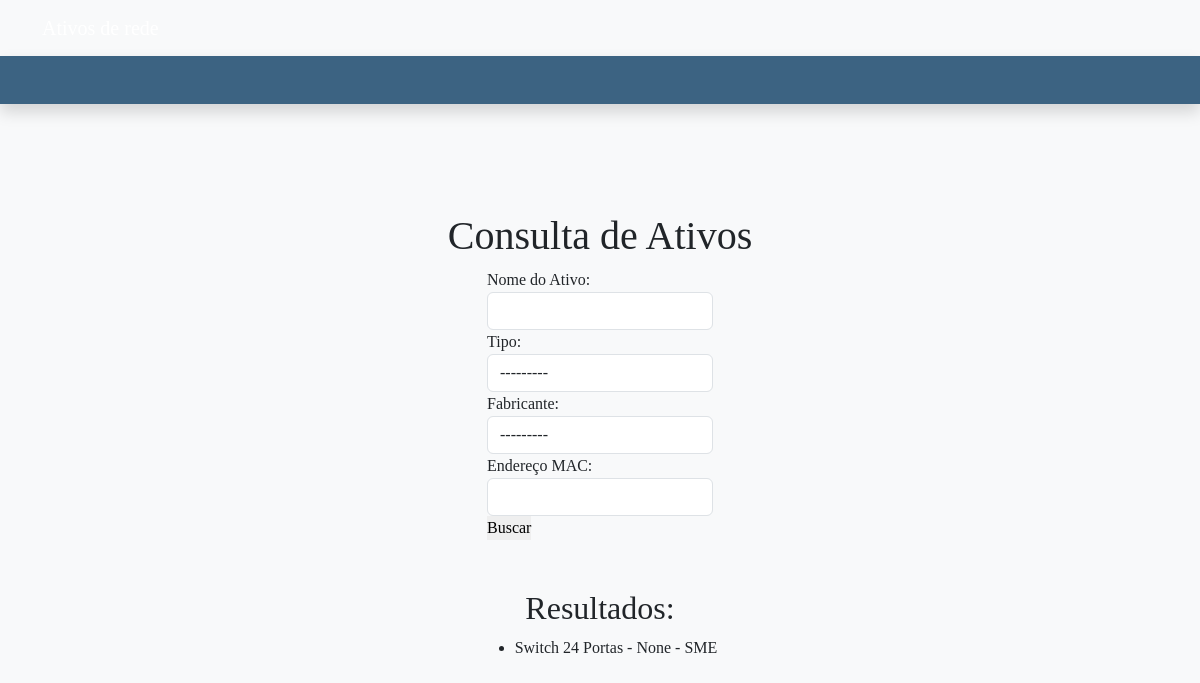
The app's page /consultas/, older data.
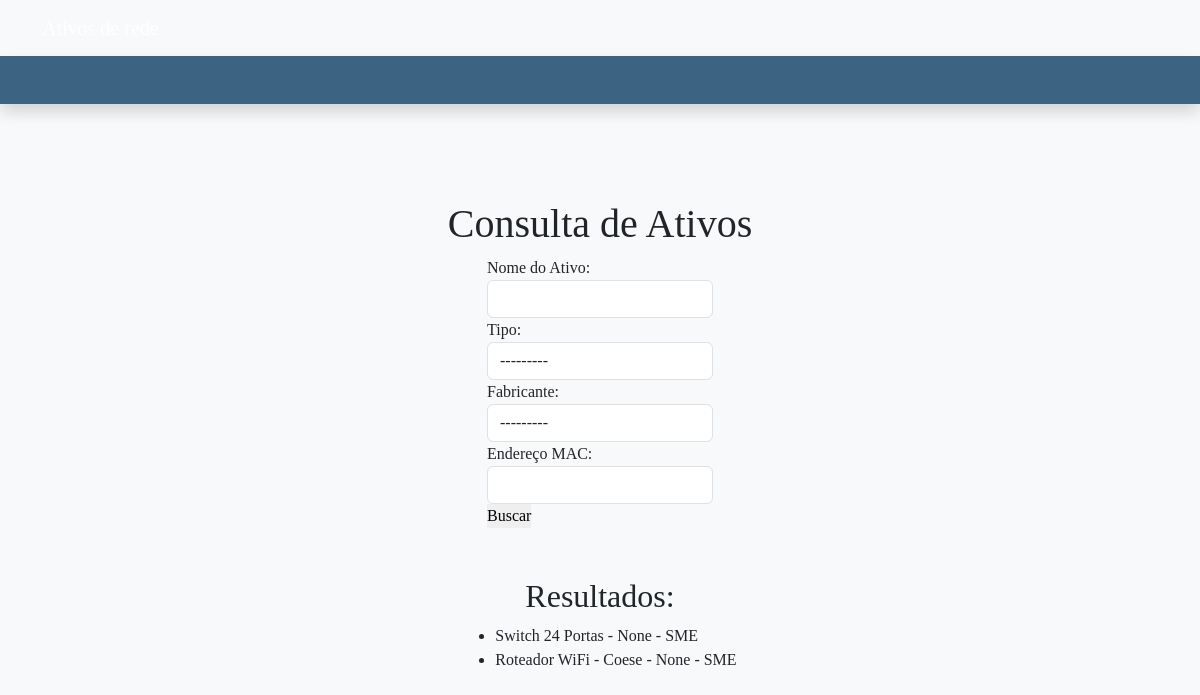
The same page, newer data.
### ativos/models.py (models this page shows, shortened)
class TipoAtivo(models.Model):
    nome = models.CharField(max_length=50)
    def __str__(self):
        return self.nome

class Fabricante(models.Model):
    nome = models.CharField(max_length=100)
    def __str__(self):
        return self.nome

class Ativo(models.Model):
    nome = models.CharField(max_length=100, blank=True)
    tipo = models.ForeignKey(TipoAtivo, on_delete=models.SET_NULL, null=True, blank=True)
    fabricante = models.ForeignKey(Fabricante, on_delete=models.SET_NULL, null=True, blank=True)
    modelo = models.ForeignKey(Modelo, on_delete=models.SET_NULL, null=True)
    unidade = models.ForeignKey(Unidade, on_delete=models.CASCADE, related_name="ativos")
    departamento = models.ForeignKey(Departamento, on_delete=models.SET_NULL, null=True)
    ip = models.GenericIPAddressField(blank=True, null=True)
    mac_address = models.CharField(max_length=17, blank=True, null=True)
    data_aquisicao = models.DateField(blank=True, null=True)
    observacoes = models.TextField(blank=True, null=True)

### core/models.py (models this page shows)
class Unidade(models.Model):
    nome = models.CharField(max_length=100)
    endereco = models.TextField(blank=True, null=True)
    def __str__(self):
        return self.nome

### consultas/views.py (the view)
# urls.py: path('consultas/', consultar_ativos, name='consulta')
def consultar_ativos(request):
    ativos = Ativo.objects.all()
    form = ConsultaForm()
    nome_id = request.GET.get('nome')
    unidade_id = request.GET.get('unidade')
    departamento_id = request.GET.get('departamento')
    tipo_id = request.GET.get('tipo')
    fabricante_id = request.GET.get('fabricante')
    ip = request.GET.get('ip')
    mac = request.GET.get('mac')
    if unidade_id:
        ativos = ativos.filter(unidade_id=unidade_id)
    if departamento_id:
        ativos = ativos.filter(departamento_id=departamento_id)
    if tipo_id:
        ativos = ativos.filter(tipo_id=tipo_id)
    if fabricante_id:
        ativos = ativos.filter(fabricante_id=fabricante_id)
    if ip:
        ativos = ativos.filter(ip=ip)
    if mac:
        ativos = ativos.filter(mac_address__icontains=mac)
    return render(request, 'consultas/consulta.html', {'ativos': ativos, 'form': form})

### consultas/forms.py
class ConsultaForm(forms.ModelForm):
    class Meta:
        model = Ativo
        fields = ['nome', 'tipo', 'fabricante', 'mac_address']
        labels = {
            'nome': 'Nome do Ativo:',
            'departamento': 'Departamento',
            'tipo': 'Tipo:',
            'fabricante': 'Fabricante:',
            'mac_address': 'Endereço MAC:',
        }
        widgets = {
            "nome": forms.TextInput(attrs={"class": "form-control"}),
            "tipo": forms.Select(attrs={"class": "form-control",}),
            "fabricante": forms.Select(attrs={"class": "form-control",}),
            "mac_address": forms.TextInput(attrs={"class": "form-control"}),
        }

### templates/consultas/consulta.html (shortened to what this page needs)
{% extends 'base.html' %}
{% block content %}
<h1>Consulta de Ativos</h1>
    <form method="GET">
        {{ form }}
        <button type="submit">Buscar</button>
    </form>
        <h2 class="mt-3">Resultados:</h2>
        <ul>
            {% for ativo in ativos %}
                <li>{{ ativo.nome }} - {{ ativo.ip }} - {{ ativo.unidade }}</li>
            {% empty %}
                <li>Nenhum ativo encontrado.</li>
            {% endfor %}
        </ul>
{% endblock %}

### templates/base.html (shortened to what this page needs)
{% load static %}
{% load bootstrap5 %}
{% bootstrap_css %}
<!DOCTYPE html>
<html lang="pt-br">
<head>
    <link rel="stylesheet" href="{% static 'css/styles.css' %}">
</head>
<body>
    <header>
        {% include 'componentes/_header.html'%}
    </header>
    <main class="container">
        {% block content %} {% endblock %}
    </main>
</body>
</html>

### templates/componentes/_header.html (shortened to what this page needs)
<nav class="navbar navbar-expand-lg bg-body-tertiary navbar-dark  ">
  <div class="container">
      <a class="navbar-brand text-center" href="#">Ativos de rede</a>
      </div>
</nav>
<nav class="navbar nav_2 shadow"></nav>

### static/css/styles.css (style rules this page uses)
* { margin: 0; border: 0; padding: 0; box-sizing: border-box; font-family: Times New Roman; }
body { background-color: #f8f9fa }
main { display: flex; justify-content: center; align-items: center; flex-direction: column; width: 100vw; height: 100vh; }
nav { background-color:#0a3d62 ; }
.nav_2 { background-color: #3c6382; height: 6vh; margin-bottom: -5%; }

Row changes from the older to the newer data that the page shows:
added Ativo: nome "Roteador WiFi - Coese", ip "None", unidade "SME"
